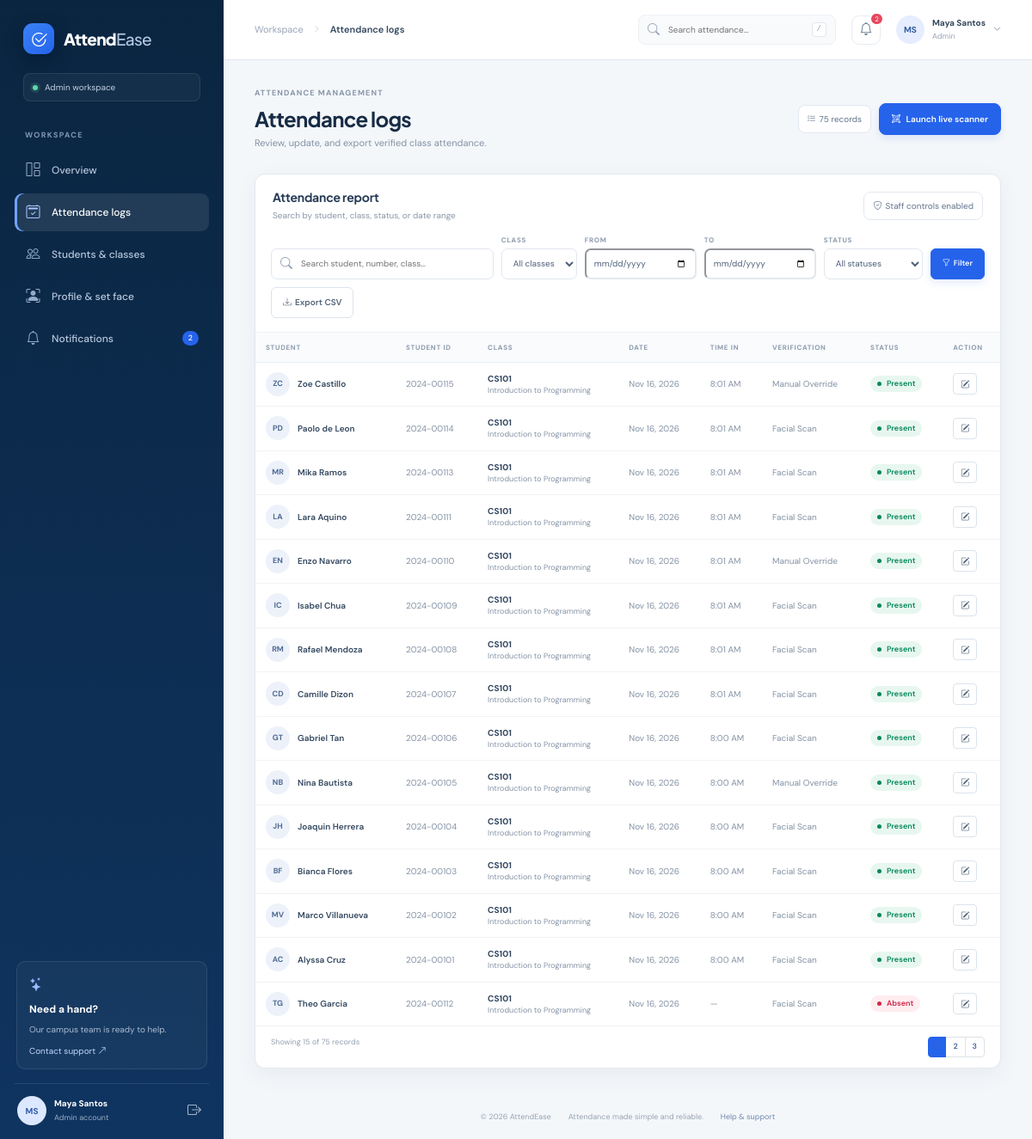
The page /attendance_logs.php (signed in) on the database its author committed.
### tables this page shows
CREATE TABLE attendance_logs (
  id INT UNSIGNED AUTO_INCREMENT PRIMARY KEY,
  student_id INT UNSIGNED NOT NULL,
  class_id INT UNSIGNED NOT NULL,
  attendance_date DATE NOT NULL,
  time_in TIME NULL,
  time_out TIME NULL,
  status ENUM('Present','Late','Absent','Excused') NOT NULL DEFAULT 'Present',
  verification_method ENUM('Facial Scan','Manual Override') NOT NULL DEFAULT 'Facial Scan',
  remarks VARCHAR(500) NULL,
  CONSTRAINT fk_attendance_student FOREIGN KEY (student_id) REFERENCES students(id) ON DELETE CASCADE,
  CONSTRAINT fk_attendance_class FOREIGN KEY (class_id) REFERENCES classes(id) ON DELETE CASCADE,
  INDEX idx_attendance_date (attendance_date),
  INDEX idx_attendance_status (status),
  INDEX idx_attendance_class_date (class_id,attendance_date),
  UNIQUE KEY uq_student_class_day (student_id,class_id,attendance_date)
);

CREATE TABLE users (
  id INT UNSIGNED AUTO_INCREMENT PRIMARY KEY,
  full_name VARCHAR(120) NOT NULL,
  email VARCHAR(190) NOT NULL UNIQUE,
  password_hash VARCHAR(255) NOT NULL,
  role ENUM('admin','teacher','student') NOT NULL,
  avatar_url VARCHAR(500) NULL,
  created_at TIMESTAMP NOT NULL DEFAULT CURRENT_TIMESTAMP,
  INDEX idx_users_role (role)
);

CREATE TABLE students (
  id INT UNSIGNED AUTO_INCREMENT PRIMARY KEY,
  user_id INT UNSIGNED NOT NULL UNIQUE,
  student_number VARCHAR(32) NOT NULL UNIQUE,
  program_year VARCHAR(80) NOT NULL,
  section VARCHAR(40) NOT NULL,
  face_status ENUM('Registered','Pending') NOT NULL DEFAULT 'Pending',
  face_embedding_mock VARCHAR(255) NULL,
  updated_at TIMESTAMP NOT NULL DEFAULT CURRENT_TIMESTAMP ON UPDATE CURRENT_TIMESTAMP,
  CONSTRAINT fk_students_user FOREIGN KEY (user_id) REFERENCES users(id) ON DELETE CASCADE
);

CREATE TABLE classes (
  id INT UNSIGNED AUTO_INCREMENT PRIMARY KEY,
  class_code VARCHAR(24) NOT NULL UNIQUE,
  subject_name VARCHAR(140) NOT NULL,
  teacher_id INT UNSIGNED NOT NULL,
  schedule_day ENUM('Monday','Tuesday','Wednesday','Thursday','Friday') NOT NULL,
  start_time TIME NOT NULL,
  end_time TIME NOT NULL,
  room VARCHAR(40) NOT NULL,
  CONSTRAINT fk_classes_teacher FOREIGN KEY (teacher_id) REFERENCES users(id) ON DELETE RESTRICT,
  INDEX idx_classes_day_time (schedule_day,start_time)
);

### attendance_logs.php (the view, shortened to what this page needs)
<?php
require_once __DIR__ . '/functions.php';
$pdo = db();
$user = current_user();
$role = $user['role'];
$term = trim((string)($_GET['q'] ?? ''));
$from = (string)($_GET['from'] ?? '');
$to = (string)($_GET['to'] ?? '');
$page = max(1, (int)($_GET['page'] ?? 1));
$perPage = 15;
$where = [];
$params = [];
if (preg_match('/^\d{4}-\d{2}-\d{2}$/',$from)) { $where[] = 'a.attendance_date>=?'; $params[] = $from; } else { $from = ''; }
if (preg_match('/^\d{4}-\d{2}-\d{2}$/',$to)) { $where[] = 'a.attendance_date<=?'; $params[] = $to; } else { $to = ''; }
$base = ' FROM attendance_logs a JOIN students s ON s.id=a.student_id JOIN users u ON u.id=s.user_id JOIN classes c ON c.id=a.class_id';
$whereSql = $where ? ' WHERE '.implode(' AND ',$where) : '';
$countQuery = $pdo->prepare('SELECT COUNT(*)'.$base.$whereSql);
$countQuery->execute($params);
$totalRows = (int)$countQuery->fetchColumn();
$totalPages = max(1,(int)ceil($totalRows/$perPage));
$page = min($page,$totalPages);
$select = 'SELECT a.id,a.student_id,a.class_id,a.attendance_date,a.time_in,a.time_out,a.status,a.verification_method,a.remarks,s.student_number,s.program_year,s.section,s.face_status,u.full_name,c.class_code,c.subject_name,c.room'.$base.$whereSql.' ORDER BY a.attendance_date DESC,a.time_in DESC,a.id DESC';
$rowQuery = $pdo->prepare($select.' LIMIT '.$perPage.' OFFSET '.(($page-1)*$perPage));
$rowQuery->execute($params);
$rows = $rowQuery->fetchAll();
?>
<div class="page-heading"><div><p class="overline">ATTENDANCE MANAGEMENT</p><h1><?= $role === 'student' ? 'My attendance' : 'Attendance logs' ?></h1><p class="heading-subtitle"><?= $role === 'student' ? 'Review your attendance and check in with a current class PIN.' : 'Review, update, and export verified class attendance.' ?></p></div><div class="directory-tools"><span class="record-chip"><i class="bi bi-list-check me-1"></i><?= number_format($totalRows) ?> records</span><?php if ($role !== 'student'): ?><button class="btn btn-primary heading-action" data-bs-toggle="modal" data-bs-target="#scanModal"><i class="bi bi-qr-code-scan me-1"></i> Launch live scanner</button><?php endif; ?></div></div>
<section class="content-card report-card"><div class="card-heading report-heading"><div><h2>Attendance report</h2><p>Search by student, class, status, or date range</p></div><?php if ($role !== 'student'): ?><span class="record-chip"><i class="bi bi-shield-check me-1"></i>Staff controls enabled</span><?php endif; ?></div>
<form method="get" class="filter-bar"><div class="search-field"><i class="bi bi-search"></i><input name="q" type="search" placeholder="Search student, number, class…" value="<?= e($term) ?>"></div><div class="filter-control"><label for="class_id">CLASS</label><select id="class_id" name="class_id"><option value="0">All classes</option></select></div><div class="filter-control"><label for="from">FROM</label><input id="from" name="from" type="date" value="<?= e($from) ?>"></div><div class="filter-control"><label for="to">TO</label><input id="to" name="to" type="date" value="<?= e($to) ?>"></div><div class="filter-control status-filter"><label for="status">STATUS</label><select id="status" name="status"><option value="">All statuses</option></select></div><button class="btn btn-primary filter-button" type="submit"><i class="bi bi-funnel me-1"></i>Filter</button><button class="btn btn-outline-secondary filter-button" name="export" value="csv" type="submit"><i class="bi bi-download me-1"></i>Export CSV</button></form>
<div class="table-responsive"><table class="table activity-table report-table"><thead><tr><th>STUDENT</th><th>STUDENT ID</th><th>CLASS</th><th>DATE</th><th>TIME IN</th><th>VERIFICATION</th><th>STATUS</th><?php if ($role !== 'student'): ?><th>ACTION</th><?php endif; ?></tr></thead><tbody>
<?php if (!$rows): ?><tr><td colspan="<?= $role==='student'?7:8 ?>" class="empty-state">No records match these filters.</td></tr><?php else: foreach ($rows as $row): ?><tr><td><div class="student-cell"><span class="avatar student-avatar"><?= e(initials($row['full_name'])) ?></span><strong><?= e($row['full_name']) ?></strong></div></td><td class="table-secondary-text"><?= e($row['student_number']) ?></td><td><strong><?= e($row['class_code']) ?></strong><small class="d-block camera-status"><?= e($row['subject_name']) ?></small></td><td class="table-secondary-text"><?= e(date('M j, Y',strtotime($row['attendance_date']))) ?></td><td class="table-secondary-text"><?= $row['time_in']?e(date('g:i A',strtotime($row['time_in']))):'—' ?></td><td class="table-secondary-text"><?= e($row['verification_method']) ?></td><td><?= status_badge($row['status']) ?></td><?php if ($role !== 'student'): ?><td><button class="btn btn-sm btn-outline-secondary" data-bs-toggle="modal" data-bs-target="#editAttendance<?= (int)$row['id'] ?>" aria-label="Update attendance"><i class="bi bi-pencil-square"></i></button></td><?php endif; ?></tr>
<?php endforeach; endif; ?></tbody></table></div>
<div class="table-footer"><span>Showing <?= count($rows) ?> of <?= number_format($totalRows) ?> records</span><nav aria-label="Attendance pages"><ul class="pagination pagination-sm mb-0"><?php for($p=max(1,$page-2);$p<=min($totalPages,$page+2);$p++): ?><li class="page-item <?= $p===$page?'active':'' ?>"><a class="page-link" href="?<?= e(http_build_query(array_merge($_GET,['page'=>$p]))) ?>"><?= $p ?></a></li><?php endfor; ?></ul></nav></div></section>

### functions.php (shortened to what this page needs)
<?php
function e(mixed $value): string
{
    return htmlspecialchars((string)$value, ENT_QUOTES | ENT_SUBSTITUTE, 'UTF-8');
}
function text_initial(string $value): string
{
    return function_exists('mb_substr') ? mb_substr($value, 0, 1, 'UTF-8') : substr($value, 0, 1);
}
function current_user(): ?array
{
    return isset($_SESSION['user']) && is_array($_SESSION['user']) ? $_SESSION['user'] : null;
}
function status_badge(string $status): string
{
    $class = match ($status) {
        'Present', 'Registered', 'success' => 'success',
        'Late', 'Pending', 'warning' => 'warning',
        'Absent', 'alert', 'danger' => 'danger',
        'Excused', 'info' => 'info',
        default => 'muted',
    };
    return '<span class="status-pill status-' . $class . '"><i></i>' . e($status) . '</span>';
}
function initials(string $name): string
{
    $parts = preg_split('/\s+/', trim($name)) ?: [];
    $letters = '';
    foreach (array_slice($parts, 0, 2) as $part) {
        $letters .= text_initial($part);
    }
    return function_exists('mb_strtoupper') ? mb_strtoupper($letters ?: 'AE', 'UTF-8') : strtoupper($letters ?: 'AE');
}
function page_start(string $title, string $active): void
{
    require __DIR__ . '/includes/header.php';
}
function page_end(): void
{
    require __DIR__ . '/includes/footer.php';
}

### assets/css/app.css (style rules this page uses)
:root { --navy:#0A2540; --navy-2:#0F3460; --canvas:#F4F7FA; --white:#fff; --ink:#172B45; --muted:#73839A; --line:#E2E8F0; --blue:#2563EB; --blue-dark:#1D4ED8; --green:#059669; --amber:#D97706; --rose:#E11D48; --shadow:0 8px 26px rgba(15,38,66,.055); --radius:12px }
* { box-sizing:border-box }
body { margin:0; background:var(--canvas); color:var(--ink); font-family:'DM Sans',sans-serif; font-size:14px }
h1,h2,h3,h4,.brand { font-family:'Plus Jakarta Sans',sans-serif }
a { text-decoration:none }
button,input,select { font:inherit }
.avatar { display:grid; place-items:center; border-radius:50%; font-weight:700; flex:none }
.page-heading { display:flex; justify-content:space-between; align-items:center; margin-bottom:27px; gap:15px }
.overline { font-size:9px; letter-spacing:1.15px; font-weight:700; color:#8796a9; margin:0 0 8px }
.page-heading h1 { font-size:24px; letter-spacing:-.7px; margin:0; color:#172b45; font-weight:700 }
.heading-subtitle { margin:6px 0 0; color:#8492a5; font-size:11px }
.btn-primary { background:var(--blue); border-color:var(--blue); box-shadow:0 4px 10px #2563eb20 }
.heading-action { border-radius:8px; font-size:10px; font-weight:600; padding:10px 14px }
.section-heading h2,.card-heading h2 { font-size:14px; font-weight:700; margin:0; color:#263b55; letter-spacing:-.2px }
.section-heading p,.card-heading p { color:#8a98a9; margin:5px 0 0; font-size:10px }
.content-card { background:#fff; border:1px solid var(--line); border-radius:var(--radius); box-shadow:var(--shadow) }
.activity-card,.report-card,.notifications-card { overflow:hidden }
.card-heading { display:flex; justify-content:space-between; align-items:center; padding:18px 20px 15px }
.activity-table { margin:0; white-space:nowrap }
.activity-table thead th { background:#f9fbfd; color:#8d9bad; font-size:8px; letter-spacing:.7px; font-weight:700; border-top:1px solid #eef2f6; border-bottom:1px solid #e9eef4; padding:11px 15px }
.activity-table tbody td { padding:11px 15px; border-bottom:1px solid #f0f3f6; font-size:10px; vertical-align:middle; color:#344860 }
.activity-table tbody tr:last-child td { border-bottom:0 }
.student-cell { display:flex; align-items:center; gap:9px }
.student-cell strong { font-size:10px; font-weight:600 }
.student-avatar { width:28px; height:28px; background:#edf2fa; color:#506a94; font-size:9px }
.table-secondary-text { color:#8492a4!important }
.status-pill { display:inline-flex; align-items:center; gap:6px; border-radius:30px; padding:5px 8px; font-weight:600; font-size:9px; line-height:1; white-space:nowrap }
.status-pill i { width:5px; height:5px; border-radius:50%; background:currentColor }
.status-success { background:#e7f7ef; color:#07875e }
.status-danger { background:#ffedf0; color:#cc2948 }
.table-footer { border-top:1px solid #edf1f5; display:flex; justify-content:space-between; padding:12px 18px; color:#94a1b1; font-size:9px }
.table-footer a { color:#426bd4; font-weight:600 }
.record-chip { background:#fff; border:1px solid var(--line); color:#63758c; padding:8px 10px; border-radius:8px; font-size:10px }
.report-heading { padding-bottom:15px }
.filter-bar { display:flex; align-items:end; gap:9px; padding:0 18px 16px; flex-wrap:wrap }
.search-field { height:36px; display:flex; align-items:center; gap:8px; padding:0 10px; border:1px solid #e1e7ee; border-radius:7px; flex:1; min-width:190px; color:#91a0b2 }
.search-field input { border:0; outline:0; width:100%; font-size:10px }
.filter-control { display:flex; flex-direction:column; gap:4px }
.filter-control label { font-size:8px; letter-spacing:.7px; color:#8d9bad; font-weight:700 }
.filter-control input,.filter-control select,.form-control,.form-select { border-color:#e1e7ee; border-radius:7px; color:#50627a; font-size:10px; box-shadow:none }
.filter-control input,.filter-control select { height:36px; padding:0 9px; background:#fff }
.filter-control input { width:130px }
.status-filter select { width:115px }
.filter-button { height:36px; font-size:9px; font-weight:600; padding:0 13px }
.table-responsive { overflow-x:auto }
.report-table thead th,.report-table tbody td { padding-left:12px; padding-right:12px }
.content-card .btn-outline-secondary { font-size:10px; border-color:#dce3eb; color:#52647b }
.directory-tools { display:flex; align-items:center; gap:9px }
.camera-status { font-size:9px; color:#8493a5 }
.pagination .page-link { font-size:9px; color:#4767a2 }
.pagination .active .page-link { background:#2563eb; border-color:#2563eb }

### rows shown on the page
attendance_logs: users.full_name "ZC", users.full_name "Zoe Castillo", student.student_number "2024-00115", class.class_code "CS101", class.subject_name "Introduction to Programming", attendance_date "Nov 16, 2026", time_in "8:01 AM", verification_method "Manual Override", status "Present"
attendance_logs: users.full_name "PD", users.full_name "Paolo de Leon", student.student_number "2024-00114", class.class_code "CS101", class.subject_name "Introduction to Programming", attendance_date "Nov 16, 2026", time_in "8:01 AM", verification_method "Facial Scan", status "Present"
attendance_logs: users.full_name "MR", users.full_name "Mika Ramos", student.student_number "2024-00113", class.class_code "CS101", class.subject_name "Introduction to Programming", attendance_date "Nov 16, 2026", time_in "8:01 AM", verification_method "Facial Scan", status "Present"
attendance_logs: users.full_name "LA", users.full_name "Lara Aquino", student.student_number "2024-00111", class.class_code "CS101", class.subject_name "Introduction to Programming", attendance_date "Nov 16, 2026", time_in "8:01 AM", verification_method "Facial Scan", status "Present"
attendance_logs: users.full_name "EN", users.full_name "Enzo Navarro", student.student_number "2024-00110", class.class_code "CS101", class.subject_name "Introduction to Programming", attendance_date "Nov 16, 2026", time_in "8:01 AM", verification_method "Manual Override", status "Present"
attendance_logs: users.full_name "IC", users.full_name "Isabel Chua", student.student_number "2024-00109", class.class_code "CS101", class.subject_name "Introduction to Programming", attendance_date "Nov 16, 2026", time_in "8:01 AM", verification_method "Facial Scan", status "Present"
attendance_logs: users.full_name "RM", users.full_name "Rafael Mendoza", student.student_number "2024-00108", class.class_code "CS101", class.subject_name "Introduction to Programming", attendance_date "Nov 16, 2026", time_in "8:01 AM", verification_method "Facial Scan", status "Present"
attendance_logs: users.full_name "CD", users.full_name "Camille Dizon", student.student_number "2024-00107", class.class_code "CS101", class.subject_name "Introduction to Programming", attendance_date "Nov 16, 2026", time_in "8:01 AM", verification_method "Facial Scan", status "Present"
attendance_logs: users.full_name "GT", users.full_name "Gabriel Tan", student.student_number "2024-00106", class.class_code "CS101", class.subject_name "Introduction to Programming", attendance_date "Nov 16, 2026", time_in "8:00 AM", verification_method "Facial Scan", status "Present"
attendance_logs: users.full_name "NB", users.full_name "Nina Bautista", student.student_number "2024-00105", class.class_code "CS101", class.subject_name "Introduction to Programming", attendance_date "Nov 16, 2026", time_in "8:00 AM", verification_method "Manual Override", status "Present"
attendance_logs: users.full_name "JH", users.full_name "Joaquin Herrera", student.student_number "2024-00104", class.class_code "CS101", class.subject_name "Introduction to Programming", attendance_date "Nov 16, 2026", time_in "8:00 AM", verification_method "Facial Scan", status "Present"
attendance_logs: users.full_name "BF", users.full_name "Bianca Flores", student.student_number "2024-00103", class.class_code "CS101", class.subject_name "Introduction to Programming", attendance_date "Nov 16, 2026", time_in "8:00 AM", verification_method "Facial Scan", status "Present"
attendance_logs: users.full_name "MV", users.full_name "Marco Villanueva", student.student_number "2024-00102", class.class_code "CS101", class.subject_name "Introduction to Programming", attendance_date "Nov 16, 2026", time_in "8:00 AM", verification_method "Facial Scan", status "Present"
attendance_logs: users.full_name "AC", users.full_name "Alyssa Cruz", student.student_number "2024-00101", class.class_code "CS101", class.subject_name "Introduction to Programming", attendance_date "Nov 16, 2026", time_in "8:00 AM", verification_method "Facial Scan", status "Present"
attendance_logs: users.full_name "TG", users.full_name "Theo Garcia", student.student_number "2024-00112", class.class_code "CS101", class.subject_name "Introduction to Programming", attendance_date "Nov 16, 2026", verification_method "Facial Scan", status "Absent"

### other values the page prints
$role "Admin"
$label "Overview"
$label "Attendance logs"
$label "Students & classes"
$label "Profile & set face"
$label "Notifications"
unread_count() "2"
initials($user['full_name']) "MS"
$user['full_name'] "Maya Santos"
$pageTitle "Attendance logs"
$unread "2"
$user['role'] "Admin"
$totalRows "75"
count($rows) "15"
